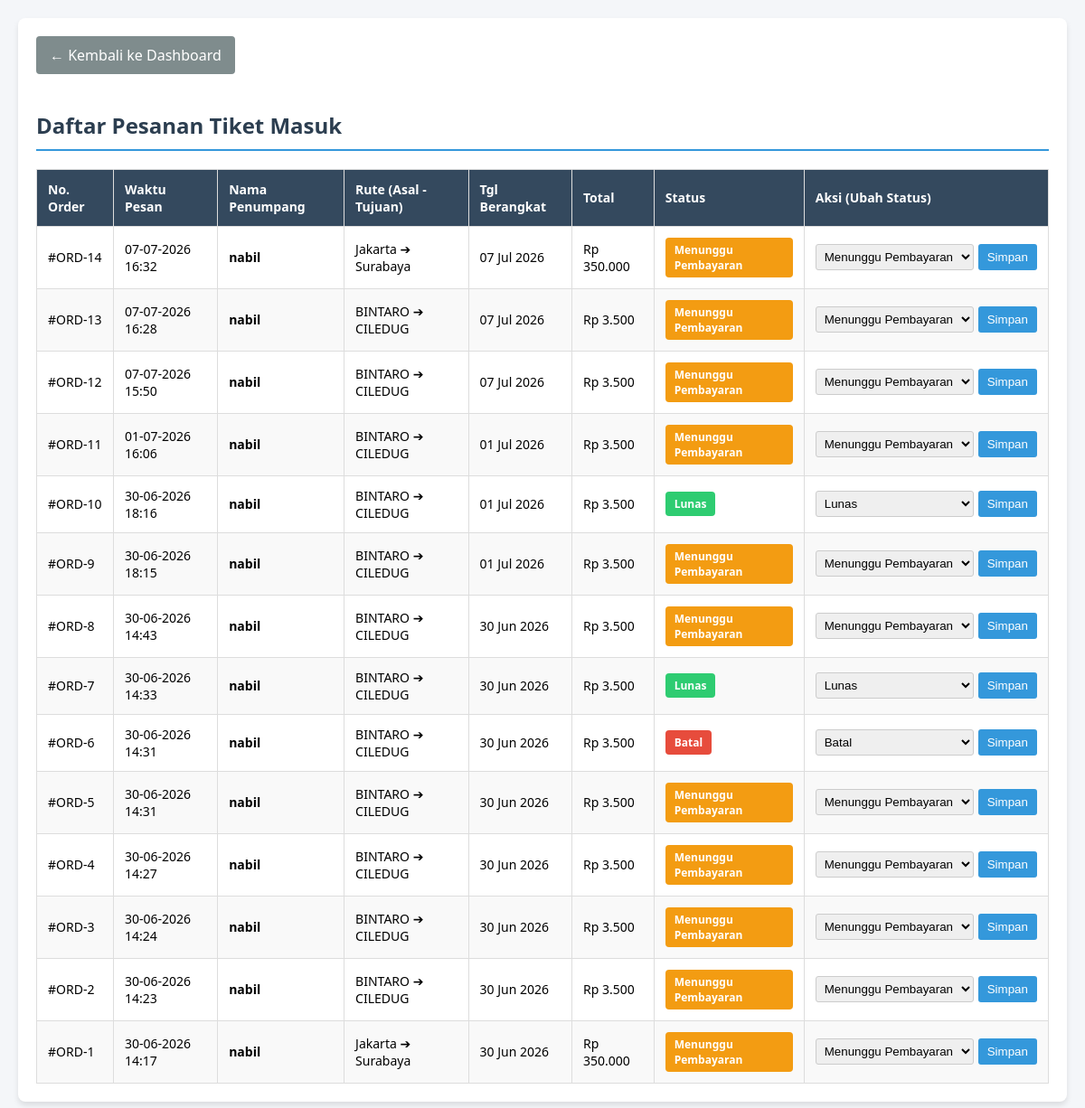
Screenshot of /manage_pesanan.php (signed in) with the database file from the repository.
### tables this page shows
CREATE TABLE `tabel_pesanan` (
  `id_pesanan` int(11) NOT NULL,
  `id_pelanggan` int(11) NOT NULL,
  `id_rute` int(11) NOT NULL,
  `tanggal_berangkat` date NOT NULL,
  `jumlah_kursi` int(11) NOT NULL,
  `total_harga` int(11) NOT NULL,
  `status_pesanan` varchar(50) DEFAULT 'Menunggu Pembayaran',
  `waktu_pesan` timestamp NOT NULL DEFAULT current_timestamp()
);

CREATE TABLE `tabel_pelanggan` (
  `id_pelanggan` int(11) NOT NULL,
  `nama_lengkap` varchar(100) NOT NULL,
  `email` varchar(100) NOT NULL,
  `password` varchar(255) NOT NULL,
  `no_telepon` varchar(15) NOT NULL,
  `dibuat_pada` timestamp NOT NULL DEFAULT current_timestamp()
);

CREATE TABLE `tabel_rute` (
  `id_rute` int(11) NOT NULL,
  `asal` varchar(50) NOT NULL,
  `tujuan` varchar(50) NOT NULL,
  `jam` time DEFAULT NULL,
  `harga` int(11) NOT NULL,
  `id_bus` int(11) DEFAULT NULL
);

### manage_pesanan.php (the view, shortened to what this page needs)
<?php
include 'koneksi/koneksi.php';
?>
<!DOCTYPE html>
<html lang="id">
<head>
</head>
<body>
    <div class="container">
        <a href="dashboard.php" class="btn-back">← Kembali ke Dashboard</a>
        <h2>Daftar Pesanan Tiket Masuk</h2>
        <table>
            <thead>
                <tr>
                    <th>No. Order</th>
                    <th>Waktu Pesan</th>
                    <th>Nama Penumpang</th>
                    <th>Rute (Asal - Tujuan)</th>
                    <th>Tgl Berangkat</th>
                    <th>Total</th>
                    <th>Status</th>
                    <th>Aksi (Ubah Status)</th> </tr>
            </thead>
            <tbody>
                <?php
                if (isset($koneksi)) {
                    $query = "SELECT p.id_pesanan, p.waktu_pesan, p.tanggal_berangkat, p.jumlah_kursi, p.total_harga, p.status_pesanan,
                                     pl.nama_lengkap,
                                     r.asal, r.tujuan
                              FROM tabel_pesanan p
                              JOIN tabel_pelanggan pl ON p.id_pelanggan = pl.id_pelanggan
                              JOIN tabel_rute r ON p.id_rute = r.id_rute
                              ORDER BY p.waktu_pesan DESC";
                    $result = mysqli_query($koneksi, $query);
                    if ($result && mysqli_num_rows($result) > 0) {
                        while ($row = mysqli_fetch_assoc($result)) {
                            $status = htmlspecialchars($row['status_pesanan'] ?? '');
                            $warna_badge = "bg-warning";
                            if ($status == "Lunas") $warna_badge = "bg-success";
                            if ($status == "Batal") $warna_badge = "bg-danger";
                            echo "<tr>";
                            echo "<td>#ORD-" . htmlspecialchars($row['id_pesanan'] ?? '') . "</td>";
                            echo "<td>" . date('d-m-Y H:i', strtotime($row['waktu_pesan'])) . "</td>";
                            echo "<td><b>" . htmlspecialchars($row['nama_lengkap'] ?? '') . "</b></td>";
                            echo "<td>" . htmlspecialchars($row['asal'] ?? '') . " ➔ " . htmlspecialchars($row['tujuan'] ?? '') . "</td>";
                            echo "<td>" . date('d M Y', strtotime($row['tanggal_berangkat'])) . "</td>";
                            echo "<td>Rp " . number_format($row['total_harga'] ?? 0, 0, ',', '.') . "</td>";
                            echo "<td><span class='badge $warna_badge'>$status</span></td>";
                            echo "<td>
                                    <form action='' method='POST' class='form-update'>
                                        <input type='hidden' name='id_pesanan' value='" . htmlspecialchars($row['id_pesanan']) . "'>
                                        <select name='status_baru'>
                                            <option value='Menunggu Pembayaran' " . ($status == 'Menunggu Pembayaran' ? 'selected' : '') . ">Menunggu Pembayaran</option>
                                            <option value='Lunas' " . ($status == 'Lunas' ? 'selected' : '') . ">Lunas</option>
                                            <option value='Batal' " . ($status == 'Batal' ? 'selected' : '') . ">Batal</option>
                                        </select>
                                        <button type='submit' name='update_status'>Simpan</button>
                                    </form>
                                  </td>";
                            echo "</tr>";
                        }
                    } else {
                        echo "<tr><td colspan='8' style='text-align:center;'>Belum ada pesanan tiket yang masuk.</td></tr>";
                    }
                } else {
                    echo "<tr><td colspan='8' style='text-align:center; color:red;'>Gagal terhubung ke database.</td></tr>";
                }
                ?>
            </tbody>
        </table>
    </div>
</body>
</html>

### manage_pesanan.php (style rules this page uses)
body { font-family: 'Segoe UI', sans-serif; background-color: #f4f6f9; margin: 0; padding: 20px; }
.container { background: white; padding: 20px; border-radius: 8px; box-shadow: 0 4px 6px rgba(0,0,0,0.1); max-width: 1200px; margin: auto; }
h2 { color: #2c3e50; border-bottom: 2px solid #3498db; padding-bottom: 10px; }
table { width: 100%; border-collapse: collapse; margin-top: 20px; }
table th, table td { padding: 12px; text-align: left; border: 1px solid #ddd; font-size: 14px; }
table th { background-color: #34495e; color: white; }
table tr:nth-child(even) { background-color: #f9f9f9; }
.badge { padding: 5px 10px; border-radius: 4px; font-size: 12px; font-weight: bold; color: white; display: inline-block; }
.bg-warning { background-color: #f39c12; }
.bg-success { background-color: #2ecc71; }
.bg-danger { background-color: #e74c3c; }
.btn-back { display: inline-block; margin-bottom: 20px; padding: 10px 15px; background-color: #7f8c8d; color: white; text-decoration: none; border-radius: 4px; }
.form-update { display: flex; gap: 5px; }
.form-update select { padding: 5px; border: 1px solid #ccc; border-radius: 3px; }
.form-update button { padding: 5px 10px; background-color: #3498db; color: white; border: none; border-radius: 3px; cursor: pointer; }

### rows the page displays
tabel_pesanan: id_pesanan "14", waktu_pesan "07-07-2026 16:32", id_pelanggan.nama_lengkap "nabil", id_rute.asal "Jakarta", id_rute.tujuan "Surabaya", tanggal_berangkat "07 Jul 2026", total_harga "350.000", status_pesanan "Menunggu Pembayaran", status_baru "Menunggu Pembayaran"
tabel_pesanan: id_pesanan "13", waktu_pesan "07-07-2026 16:28", id_pelanggan.nama_lengkap "nabil", id_rute.asal "BINTARO", id_rute.tujuan "CILEDUG", tanggal_berangkat "07 Jul 2026", total_harga "3.500", status_pesanan "Menunggu Pembayaran", status_baru "Menunggu Pembayaran"
tabel_pesanan: id_pesanan "12", waktu_pesan "07-07-2026 15:50", id_pelanggan.nama_lengkap "nabil", id_rute.asal "BINTARO", id_rute.tujuan "CILEDUG", tanggal_berangkat "07 Jul 2026", total_harga "3.500", status_pesanan "Menunggu Pembayaran", status_baru "Menunggu Pembayaran"
tabel_pesanan: id_pesanan "11", waktu_pesan "01-07-2026 16:06", id_pelanggan.nama_lengkap "nabil", id_rute.asal "BINTARO", id_rute.tujuan "CILEDUG", tanggal_berangkat "01 Jul 2026", total_harga "3.500", status_pesanan "Menunggu Pembayaran", status_baru "Menunggu Pembayaran"
tabel_pesanan: id_pesanan "10", waktu_pesan "30-06-2026 18:16", id_pelanggan.nama_lengkap "nabil", id_rute.asal "BINTARO", id_rute.tujuan "CILEDUG", tanggal_berangkat "01 Jul 2026", total_harga "3.500", status_pesanan "Lunas", status_baru "Lunas"
tabel_pesanan: id_pesanan "9", waktu_pesan "30-06-2026 18:15", id_pelanggan.nama_lengkap "nabil", id_rute.asal "BINTARO", id_rute.tujuan "CILEDUG", tanggal_berangkat "01 Jul 2026", total_harga "3.500", status_pesanan "Menunggu Pembayaran", status_baru "Menunggu Pembayaran"
tabel_pesanan: id_pesanan "8", waktu_pesan "30-06-2026 14:43", id_pelanggan.nama_lengkap "nabil", id_rute.asal "BINTARO", id_rute.tujuan "CILEDUG", tanggal_berangkat "30 Jun 2026", total_harga "3.500", status_pesanan "Menunggu Pembayaran", status_baru "Menunggu Pembayaran"
tabel_pesanan: id_pesanan "7", waktu_pesan "30-06-2026 14:33", id_pelanggan.nama_lengkap "nabil", id_rute.asal "BINTARO", id_rute.tujuan "CILEDUG", tanggal_berangkat "30 Jun 2026", total_harga "3.500", status_pesanan "Lunas", status_baru "Lunas"
tabel_pesanan: id_pesanan "6", waktu_pesan "30-06-2026 14:31", id_pelanggan.nama_lengkap "nabil", id_rute.asal "BINTARO", id_rute.tujuan "CILEDUG", tanggal_berangkat "30 Jun 2026", total_harga "3.500", status_pesanan "Batal", status_baru "Batal"
tabel_pesanan: id_pesanan "5", waktu_pesan "30-06-2026 14:31", id_pelanggan.nama_lengkap "nabil", id_rute.asal "BINTARO", id_rute.tujuan "CILEDUG", tanggal_berangkat "30 Jun 2026", total_harga "3.500", status_pesanan "Menunggu Pembayaran", status_baru "Menunggu Pembayaran"
tabel_pesanan: id_pesanan "4", waktu_pesan "30-06-2026 14:27", id_pelanggan.nama_lengkap "nabil", id_rute.asal "BINTARO", id_rute.tujuan "CILEDUG", tanggal_berangkat "30 Jun 2026", total_harga "3.500", status_pesanan "Menunggu Pembayaran", status_baru "Menunggu Pembayaran"
tabel_pesanan: id_pesanan "3", waktu_pesan "30-06-2026 14:24", id_pelanggan.nama_lengkap "nabil", id_rute.asal "BINTARO", id_rute.tujuan "CILEDUG", tanggal_berangkat "30 Jun 2026", total_harga "3.500", status_pesanan "Menunggu Pembayaran", status_baru "Menunggu Pembayaran"
tabel_pesanan: id_pesanan "2", waktu_pesan "30-06-2026 14:23", id_pelanggan.nama_lengkap "nabil", id_rute.asal "BINTARO", id_rute.tujuan "CILEDUG", tanggal_berangkat "30 Jun 2026", total_harga "3.500", status_pesanan "Menunggu Pembayaran", status_baru "Menunggu Pembayaran"
tabel_pesanan: id_pesanan "1", waktu_pesan "30-06-2026 14:17", id_pelanggan.nama_lengkap "nabil", id_rute.asal "Jakarta", id_rute.tujuan "Surabaya", tanggal_berangkat "30 Jun 2026", total_harga "350.000", status_pesanan "Menunggu Pembayaran", status_baru "Menunggu Pembayaran"
